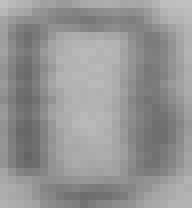
#> input picture train/0.bmp, 24 x 26 px (shown 8 times larger); its folder holds only this picture in this run; the run also reads 1 picture not shown here
$ python main_slide.py   (Python 2 division)
#> lines starting #> are read from the running program, lines starting #| are printed output that depends on the picture
import cv2
import numpy as np
from scipy import ndimage
import pdb
import os
import copy

labels = [0,1,2,3,4,6,8,9]


def DecideOverlap(r1,r2):
	x1 = r1[0][0]
	y1 = r1[0][1]
	width1 = r1[1][0]
	height1 = r1[1][1]

	x2 = r2[0][0]
	y2 = r2[0][1]
	width2 = r2[1][0]
	height2 = r2[1][1]
	endx = max(x1+width1,x2+width2)
	startx = min(x1,x2)
	width = width1+width2-(endx-startx)
	endy = max(y1+height1,y2+height2)
	starty = min(y1,y2)
	height = height1+height2-(endy-starty)
	ratio = 0.
	Area = 0.
	Area1 = 0.
	Area2 = 0.

	if width<=0 or height<=0:
		return 0.
	else:
		Area = width*height
		Area1 = width1*height1
		Area2 = width2*height2
		ratio = Area /(Area1+Area2-Area)
		return ratio


def get_trained_model():
	trained_model = []
	for index in labels:
		file_name = "../train/"+ str(index) +".bmp"
		a =  cv2.imread(file_name,0)
#> a is the input picture: shape (26, 24); min 99, max 191, mean 148.9
		trained_model.append(a)
	return trained_model

def preprepare(pic):
	equ = cv2.equalizeHist(pic)
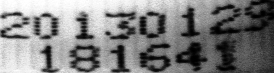
#> equ: shape (73, 274); min 0, max 255, mean 128.8
	equ = np.float32(equ)
	gauss = cv2.blur(equ,(5,5))
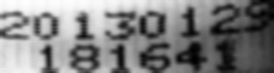
#> gauss: shape (73, 274) float32; min 0.88, max 254.2, mean 128.6
	return pic

def detect_pic(img_test,trained_model):
	maxrate = 0
	minrate = 1
	threshold = 0.95
	IUO = 0.5
	result = []
	for k in range(len(labels)):
		for scale in [1, 0.75, 0.5, 1.5, 2.0]:
			modle_shape = trained_model[k].shape
			modle_shape = (int(modle_shape[0]*scale),int(modle_shape[1]*scale))
			img_train = cv2.resize(trained_model[k],modle_shape)
			trained_vec = np.float32(img_train.flatten())
			for i in range(img_test.shape[0] - modle_shape[0]):
				for j in range(img_test.shape[1] - modle_shape[1]):
					block = img_test[i:i+modle_shape[0],j:j+modle_shape[1]]
					block_vec = block.flatten()
					print len(block_vec)
					print len(trained_vec)
					rate = np.dot(block_vec,trained_vec)/np.linalg.norm(block_vec)/np.linalg.norm(trained_vec)
					if rate > maxrate:
						maxrate = rate
					if rate < minrate:
						minrate = rate
					if(rate > threshold):
						flag = False
						for old_frame in result:
							rect1 = ((i,j),modle_shape)
							rect2 = (old_frame[1],old_frame[2])
							if DecideOverlap(rect1,rect2) > IUO:
								flag = True
								if rate > old_frame[0]:
									old_frame[0] = rate
									old_frame[1] = (i,j)
									old_frame[2] = modle_shape
								break
						if(not flag):
							result.append([rate,(i,j),modle_shape])
	return 	result


if __name__ == "__main__":
	trained_model = get_trained_model()
	pic_name = "../test/1.bmp"
	img_test = cv2.imread(pic_name,0)
	img_gray = preprepare(img_test)
#> (the run stopped early here; a loop or call above may not have finished)
